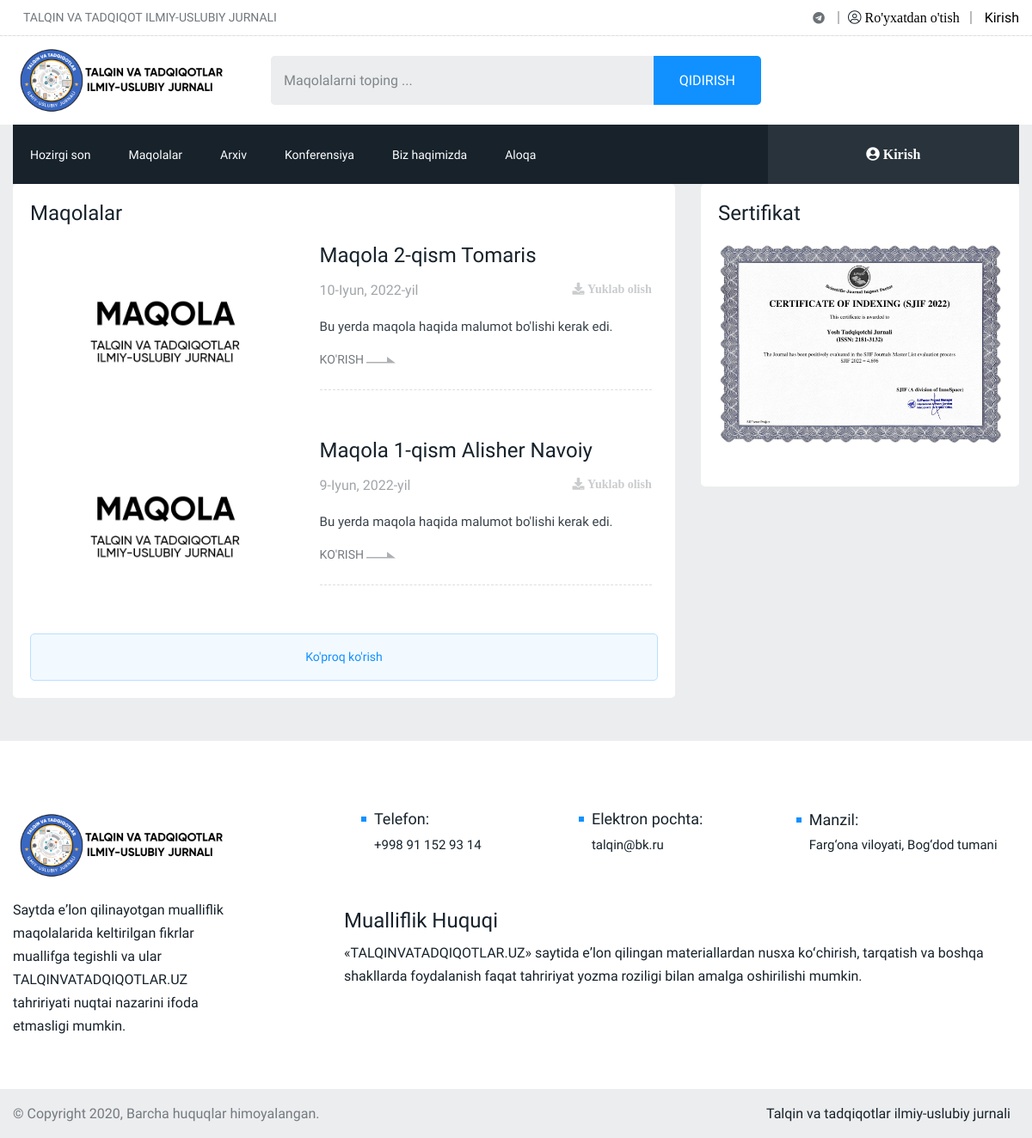
The page / on the database its author committed.
### home/models.py (models this page shows, shortened)
class Maqola(models.Model):
    title = models.TextField(max_length=500)
    description = models.TextField(max_length=500)
    image = models.ImageField(upload_to='images/maqola/', default='images/default/default.jpg',
                              db_column="Upload an Image", null=True, blank=True)
    pdf_file = models.FileField(upload_to='pdf/maqola/')
    create_time = models.TimeField(auto_now=True)
    create_date = models.DateField(auto_now=True)
    class Meta:
        verbose_name = 'Maqola'
        verbose_name_plural = 'Maqola'
    def image_tag(self):
        return mark_safe('<img src="{}" height="50">'.format(self.image.url))
    image_tag.short_description = 'Image'

class Certificate(models.Model):
    title = models.CharField(max_length=300, default='Sertifikat', blank=True, null=True)
    image = models.ImageField(upload_to='images/certificate/', blank=True, null=True)
    class Meta:
        verbose_name = 'Sertifikat'
        verbose_name_plural = 'Sertifikat'

### home/views.py (the view)
# urls.py: path('', views.index, name='index'),
def index(request):
    maqola_index = Maqola.objects.all().order_by('-id')[:5]
    certificate = Certificate.objects.all().order_by('-id')[:1]
    information = Information.objects.all().order_by('id')[:5]
    hozirgison = HozirgiSon.objects.all().order_by('-id')
    context = {
        'maqola_index': maqola_index,
        'certificate': certificate,
        'information': information,
        'hozirgison': hozirgison,
    }
    return render(request, 'index/base.html', context)

### home/context.py (called while the page is built)
def components(request):
    maqola_all = Maqola.objects.all().order_by('-id')
    certificate = Certificate.objects.all().order_by('-id')[:1]
    information = Information.objects.all().order_by('id')[:5]
    indexing = Indexing.objects.all().order_by('id')[:15]
    context = {
        'maqola_all': maqola_all,
        'certificate': certificate,
        'information': information,
        'indexing': indexing,
    }
    return context

### home/templates/index/base.html (shortened to what this page needs)
<!DOCTYPE html>
{% load static %}
<html lang="en">
<head>
    <link rel="stylesheet" href="{% static 'assets/css/plugins/bootstrap.min.css' %}">
    <link rel="stylesheet" href="{% static 'assets/css/plugins/animate.min.css' %}">
    <link rel="stylesheet" href="{% static 'assets/css/plugins/fontawesome.css' %}">
    <link rel="stylesheet" href="{% static 'assets/css/plugins/modal-video.min.css' %}">
    <link rel="stylesheet" href="{% static 'assets/css/plugins/owl.carousel.css' %}">
    <link rel="stylesheet" href="{% static 'assets/css/plugins/slick.css' %}">
    <link rel="stylesheet" href="{% static 'assets/css/plugins/stellarnav.css' %}">
    <link rel="stylesheet" href="{% static 'assets/css/theme.css' %}">
</head>
<body class="theme-3 theme3_bg">
{% block header %}{% include 'components/header.html' %}{% endblock %}
{% block index %}{% include 'index/index.html' %}{% endblock %}
{% block footer %}{% include 'components/footer.html' %}{% endblock %}
</body>
</html>

### home/templates/index/index.html (shortened to what this page needs)
{% load static %}
<div class="total3 mb30">
    <div class="container">
        <div class="row">
            <div class="col-md-12 col-lg-8">
            {% if maqola_index %}
                <div class="business3 padding20 white_bg border-radious5">
                    <h4 class="widget-title">Maqolalar</h4>
                    {% for rs in maqola_index %}
                        <div class="single_post post_type12 type20">
                            <div class="post_img border-radious5">
                                <div class="img_wrap">
                                    <a href="{{ rs.pdf_file.url }}">
                                        <img src="{{ rs.image.url }}" alt="">
                                    </a>
                                </div>
                            </div>
                            <div class="single_post_text">
                                <h4><a href="{{ rs.pdf_file.url }}">{{ rs.title }}</a>
                                </h4>
                                <div class="row">
                                    <div class="col-6 align-self-center">
                                        <div class="meta_col">
                                            <p>{{ rs.create_date }}</p>
                                        </div>
                                    </div>
                                    <div class="col-6 text-right align-self-center">
                                        <ul class="meta_share inline">
                                            <li><a href="{{ rs.pdf_file.url }}" download="{{ rs.pdf_file }}"><i
                                                    class="fa fa-download" aria-hidden="true"> Yuklab olish</i></a></li>
                                        </ul>
                                    </div>
                                </div>
                                <p class="post-p">{{ rs.description }}</p>
                                <div class="space-10"></div>
                                <a href="{{ rs.pdf_file.url }}" class="readmore3">Ko'rish <img
                                        src="{% static 'assets/img/icon/arrow3.png' %}"
                                        alt=""></a>
                                <div class="space-10"></div>
                                <div class="border_black"></div>
                                <div class="space-15"></div>
                            </div>
                        </div>
                    {% endfor %}
                    <a href="{% url 'maqolalar' %}" class="showmore">Ko'proq ko'rish</a>
                </div>
            {% else %}
                <div class="business3 padding20 white_bg border-radious5">
                    <h4 class="widget-title">Xech narsa topilmadi!</h4>
                </div>
            {% endif %}
            </div>
            {% block sidebar %}{% include 'components/sidebar.html' %}{% endblock %}
        </div>
    </div>
</div>

### home/templates/components/sidebar.html (shortened to what this page needs)
{% load static %}
<div class="col-lg-4">
    <div class="row justify-content-center">
        <div class="col-md-6 col-lg-12">
            {% for rs in certificate %}
                <div class="finance mb30 white_bg border-radious5 padding20 sm-mt30 sert-glav">
                    <div class="heading">
                        <h3 class="widget-title">{{ rs.title }}</h3>
                    </div>
                    <div class="single_post mb30 type18 d-md-none d-lg-block">
                        <div class="post_img">
                            <div class="img_wrap">
                                <a href="#">
                                    <img src="{{ rs.image.url }}" alt="">
                                </a>
                            </div>
                        </div>
                    </div>
                </div>
            {% endfor %}
        </div>
    </div>
</div>

### rows shown on the page
Maqola: image (placeholder picture), title "Maqola 2-qism Tomaris", create_date "10-Iyun, 2022-yil", description "Bu yerda maqola haqida malumot bo'lishi kerak edi."
Maqola: image (placeholder picture), title "Maqola 1-qism Alisher Navoiy", create_date "9-Iyun, 2022-yil", description "Bu yerda maqola haqida malumot bo'lishi kerak edi."
Certificate: title "Sertifikat", image (picture)
